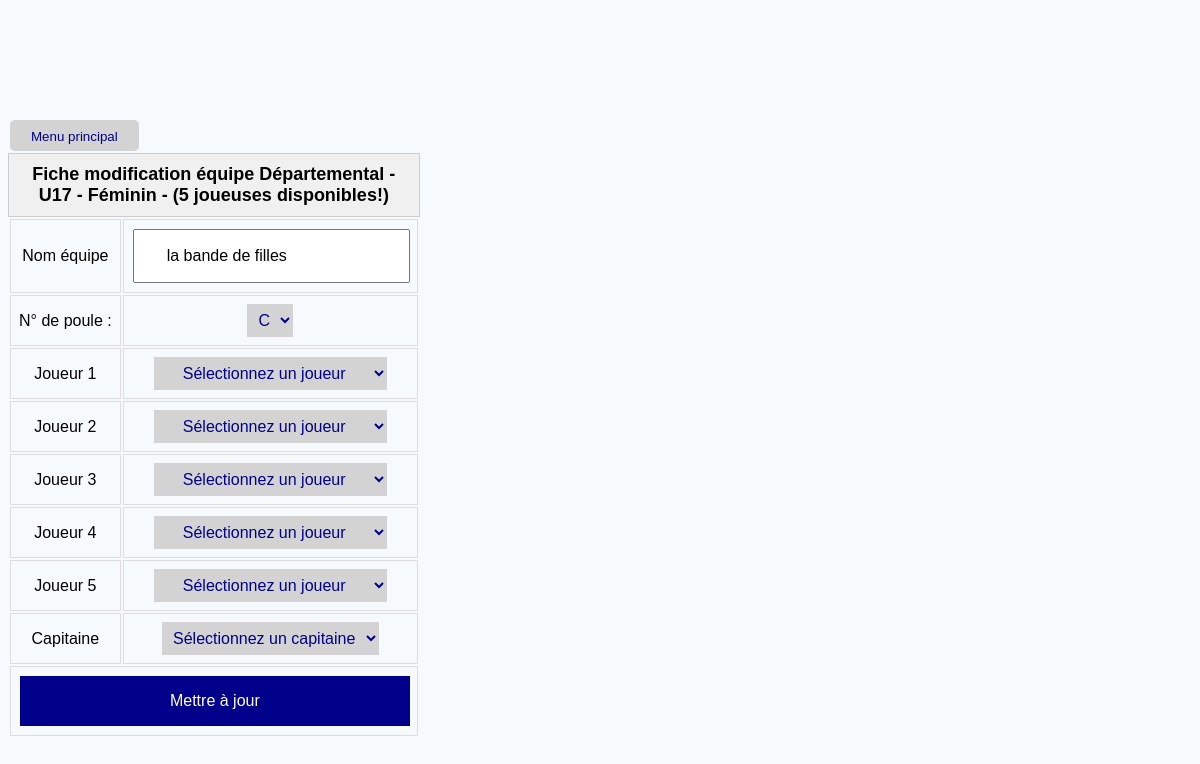
Page /update_team/2 on the earlier database version.
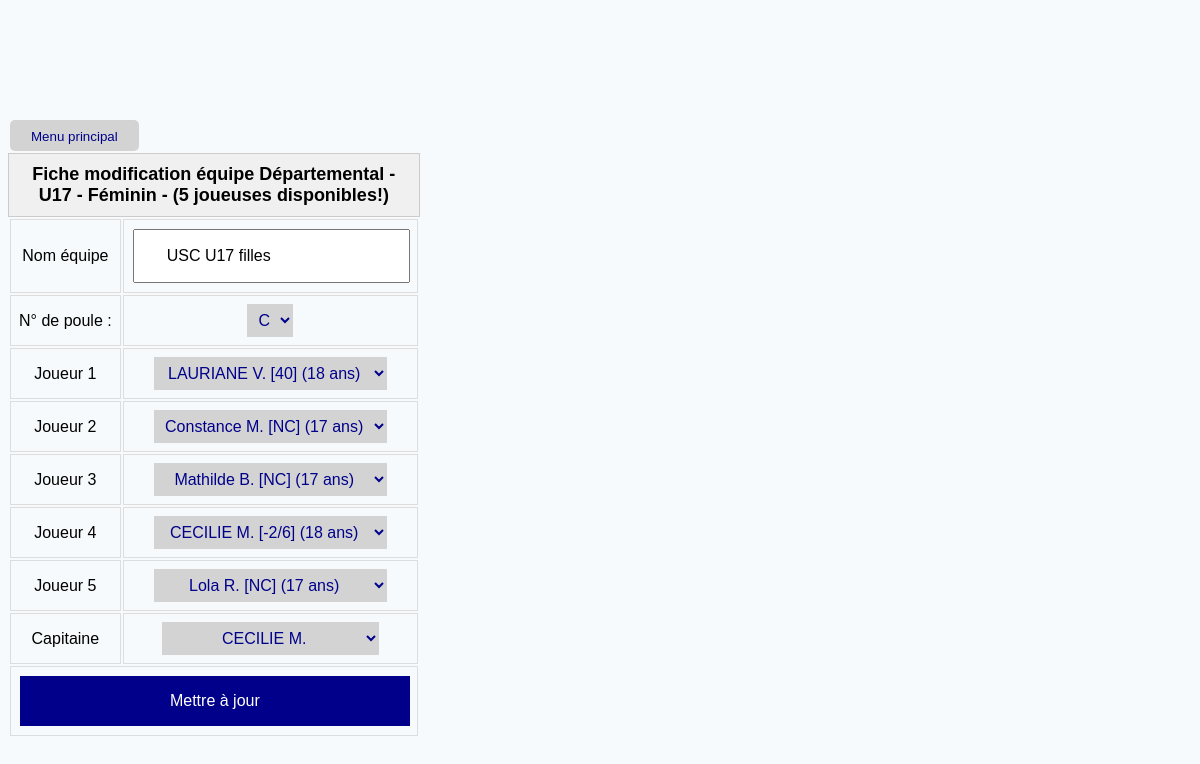
Same page on the later database version.
### TennisModel.py (models this page shows, shortened)
class Team(db.Model):
    __tablename__ = 'team'
    id = db.Column(db.Integer, primary_key=True, autoincrement=True)
    name = db.Column(db.String(20), unique=True, nullable=False)
    captainId = db.Column(db.Integer, db.ForeignKey('player.id'))
    poolId = db.Column(db.Integer, db.ForeignKey('pool.id'))
    players = relationship('Player', secondary=player_team_association, back_populates='teams')  # Correction ici
    @property
    def gender(self) -> int:
        if all(p.gender == 0 for p in self.players):
            return 0
        elif all(p.gender == 1 for p in self.players):
            return 1
        else:
            return 2
    @property
    def championship(self):
        return self.pool.championship if self.pool else None
    @property
    def pool(self):
        return Pool.query.get(self.poolId) if self.poolId else None

class Championship(db.Model):
    __tablename__ = 'championship'
    id = db.Column(db.Integer, primary_key=True)
    startDate = db.Column(db.Date, nullable=False)
    endDate = db.Column(db.Date, nullable=False)
    singlesCount = db.Column(db.Integer, nullable=False)
    doublesCount = db.Column(db.Integer, nullable=False)
    divisionId = db.Column(db.Integer, db.ForeignKey('division.id'))  # Ajout de la clé étrangère vers la division
    division = relationship('Division')  # Relation avec la division
    pools = relationship('Pool', back_populates='championship')  # Relation avec les poules du championnat
    @property
    def name(self):
        division = Division.query.get(self.divisionId)
        return f'{division.name}'
    def __repr__(self):
        return f'{self.name}'

class Division(db.Model):
    __tablename__ = 'division'
    id = db.Column(db.Integer, primary_key=True)
    type = db.Column(db.Integer, nullable=False)  # Champ National/Prenational/Regional/Departmental
    number = db.Column(db.Integer, nullable=True)  # Niveau de division dans la catégorie définie dans type
    gender = db.Column(db.Integer, nullable=False)  # Champ masculin/féminin (0 pour masculin, 1 pour féminin, 2 pour mixte)
    ageCategoryId = db.Column(db.Integer, db.ForeignKey('age_category.id'), nullable=False)
    ageCategory = relationship('AgeCategory')
    @property
    def name(self) -> str:
        categories = {0: 'National', 1: 'Prénational', 2: 'Régional', 3: 'Départemental'}
        gender = {0: 'Masculin', 1: 'Féminin', 2: 'Mixte'}
        level = f' {self.number}' if self.number else ''
        return f'{categories[self.type]}{level} - {self.ageCategory} - {gender[self.gender]}'

class AgeCategory(db.Model):
    __tablename__ = 'age_category'
    id = db.Column(db.Integer, primary_key=True)
    type = db.Column(db.Integer, nullable=False)  # Champ Jeunes/Seniors/Vétérans (0 pour jeunes, 1 pour seniors, 2 pour vétérans)
    minAge = db.Column(db.Integer, nullable=False)
    maxAge = db.Column(db.Integer, nullable=False)
    @property
    def name(self) -> str:
        categories = {0: 'Jeunes', 1: 'Seniors', 2: 'Seniors Plus'}
        if self.type == 0:
            return f'U{self.minAge}'
        elif self.type == 1:
            return categories[self.type]
        else:
            return f'{categories[self.type]} {self.minAge}'
    def __repr__(self):
        return f'{self.name}'

### flask_app.py (the view, shortened to what this page needs)
@app.route('/update_team/<int:id>', methods=['GET', 'POST'])
def update_team(id):
    team: Team = Team.query.get_or_404(id)
    app.logger.debug(f'team: {(team.id, id, team.name)} - players: {team.players}')
    players_dict = {}
    championship = team.pool.championship
    age_category = team.pool.championship.division.ageCategory
    app.logger.debug(f"gender = {team.gender} - championship = {championship} - age_category = {age_category}")
    active_players = get_players_order_by_ranking(gender=team.gender, age_category=age_category)
    app.logger.debug(f"{len(active_players)} players = {active_players}")
    if active_players:
        max_players = min(10, len(active_players))
        return render_template('update_team.html', team=team, players=active_players, max_players=max_players, form=request.form)
    else:
        default_club = Club.query.filter_by(name=app.config['DEFAULT_CLUB']['name']).first()
        flash(f'Tâche impossible! Aucun joueur existant ou disponible dans le club {default_club}!', 'error')
        return render_template('index.html')

### TennisModel.py (called while the page is built)
    @property
    def gender(self):
        return self.license.gender

    @property
    def ranking(self):
        license = License.query.get(self.licenseId)
        ranking = Ranking.query.get(license.rankingId)
        return ranking.value

    @property
    def name(self):
        return f'{self.license.firstName} {self.license.lastName[0]}.'

    @property
    def age(self) -> int:
        today = datetime.now()
        return today.year - self.birthDate.year - ((today.month, today.day) < (self.birthDate.month, self.birthDate.day))

    def has_valid_age(self, age_category) -> bool:
        return age_category.minAge <= self.age <= age_category.maxAge

    def __repr__(self):
        return f'{self.name}'

### flask_app.py (called while the page is built)
@app.before_request
def create_tables():
    db.create_all()

### templates/update_team.html (shortened to what this page needs)
{% extends 'base.html' %}
{% block main %}
{% set gender_label = 'joueuses' if team.gender else 'joueurs' %}
<main>
    <form action="{{ url_for('update_team', id=team.id) }}" method="POST">
        <table class="update-form">
            <caption class="table-caption">Fiche modification équipe {{ team.championship.name }} - ({{ players|length }} {{ gender_label }} disponibles!) </caption>
            <tr>
                <td><label for="name">Nom équipe</label></td>
                <td><input type="text" name="name" value="{{ team.name }}"></td>
            </tr>
            <tr>
                <td><label for="pool">N° de poule :</label></td>
                <td>
                    <select name="letter">
                        {% for letter in ['A', 'B', 'C', 'D', 'E', 'F'] %}
                        <option value="{{ letter }}" {% if team and team.pool.letter == letter %} selected {% endif %}>{{ letter }}</option>
                        {% endfor %}
                    </select>
                </td>
            </tr>
            {% for player_num in range(1, max_players + 1) %}
            {% set team_player = team.players[player_num - 1] if player_num <= max_players else None %}
            <tr>
                <td><label for="player_name_{{ player_num }}">Joueur {{ player_num }}</label></td>
                <td>
                    <select name="player_name_{{ player_num }}">
                        <option value="">Sélectionnez un joueur</option>
                        {% for player in players %}
                        {% if team_player and team_player.id == player.id %}
                        <option value="{{ player.id }}" selected>
                            {{ player.name }} [{{ player.ranking }}] ({{ player.age }} ans)
                        </option>
                        {% else %}
                        <option value="{{ player.id }}">
                            {{ player.name }} [{{ player.ranking }}] ({{ player.age }} ans)
                        </option>
                        {% endif %}
                        {% endfor %}
                    </select>
                </td>
            </tr>
            {% endfor %}
            <tr>
                <td><label for="captain_id">Capitaine</label></td>
                <td>
                    <select name="captain_id">
                        <option value="">Sélectionnez un capitaine</option>
                        {% for player in players %}
                        {% if team.captainId == player.id %}
                        <option value="{{ player.id }}" selected>{{ player.name }}</option>
                        {% else %}
                        <option value="{{ player.id }}">{{ player.name }}</option>
                        {% endif %}
                        {% endfor %}
                    </select>
                </td>
            </tr>
            <tr>
                <td colspan="2"><input type="submit" value="Mettre à jour"></td>
            </tr>
        </table>
    </form>
</main>
{% endblock main %}

Differences in the rows shown:
changed Team "Départemental - U17 - Féminin": name "la bande de filles" → "USC U17 filles"
Other differences:
form field value: "Sélectionnez un joueur" → "LAURIANE V. [40] (18 ans)"
form field value: "Sélectionnez un joueur" → "Constance M. [NC] (17 ans)"
form field value: "Sélectionnez un joueur" → "Mathilde B. [NC] (17 ans)"
form field value: "Sélectionnez un joueur" → "CECILIE M. [-2/6] (18 ans)"
form field value: "Sélectionnez un joueur" → "Lola R. [NC] (17 ans)"
form field captain_id: "Sélectionnez un capitaine" → "CECILIE M."
